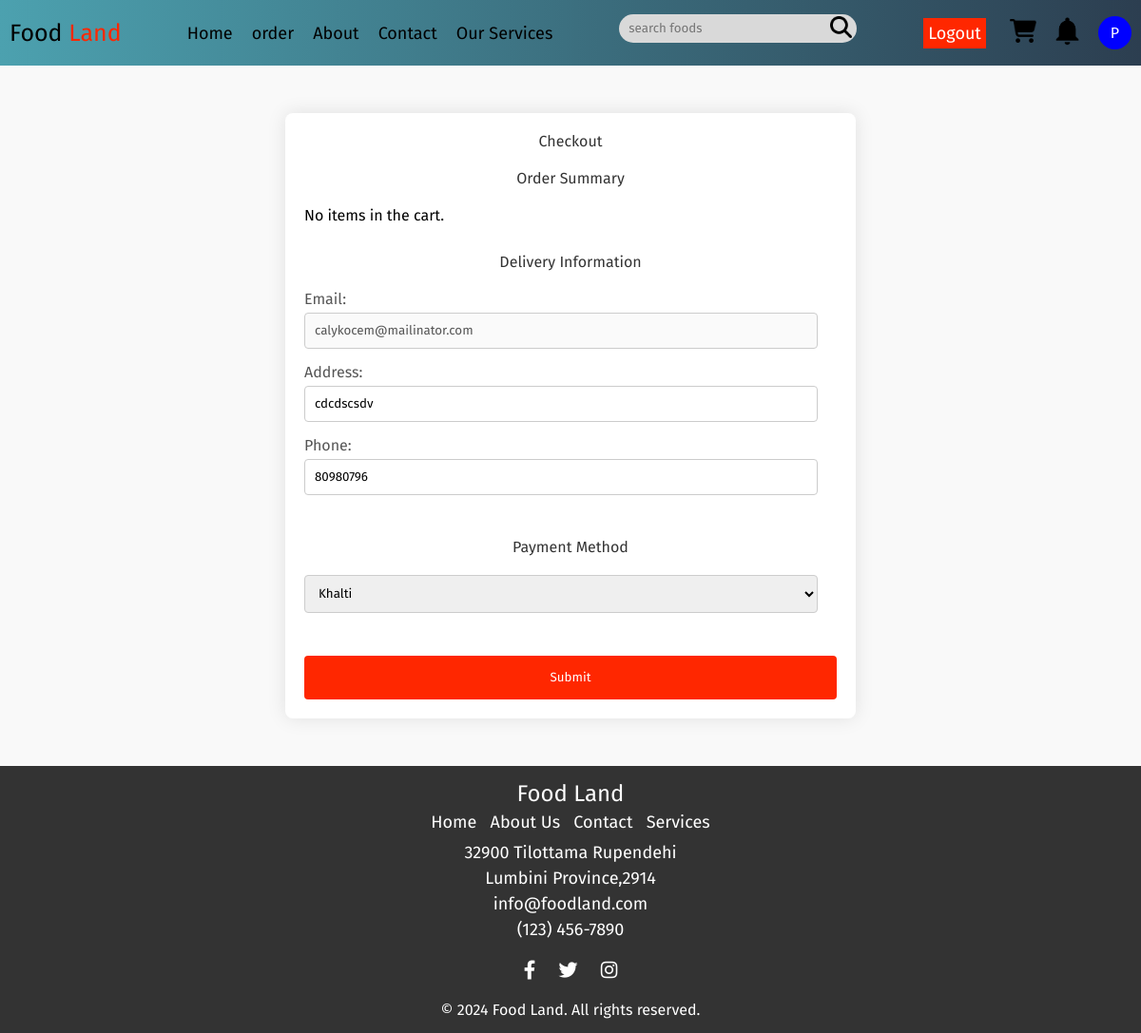
The page /services/checkOutOrders.php (signed in) on the database as committed earlier.
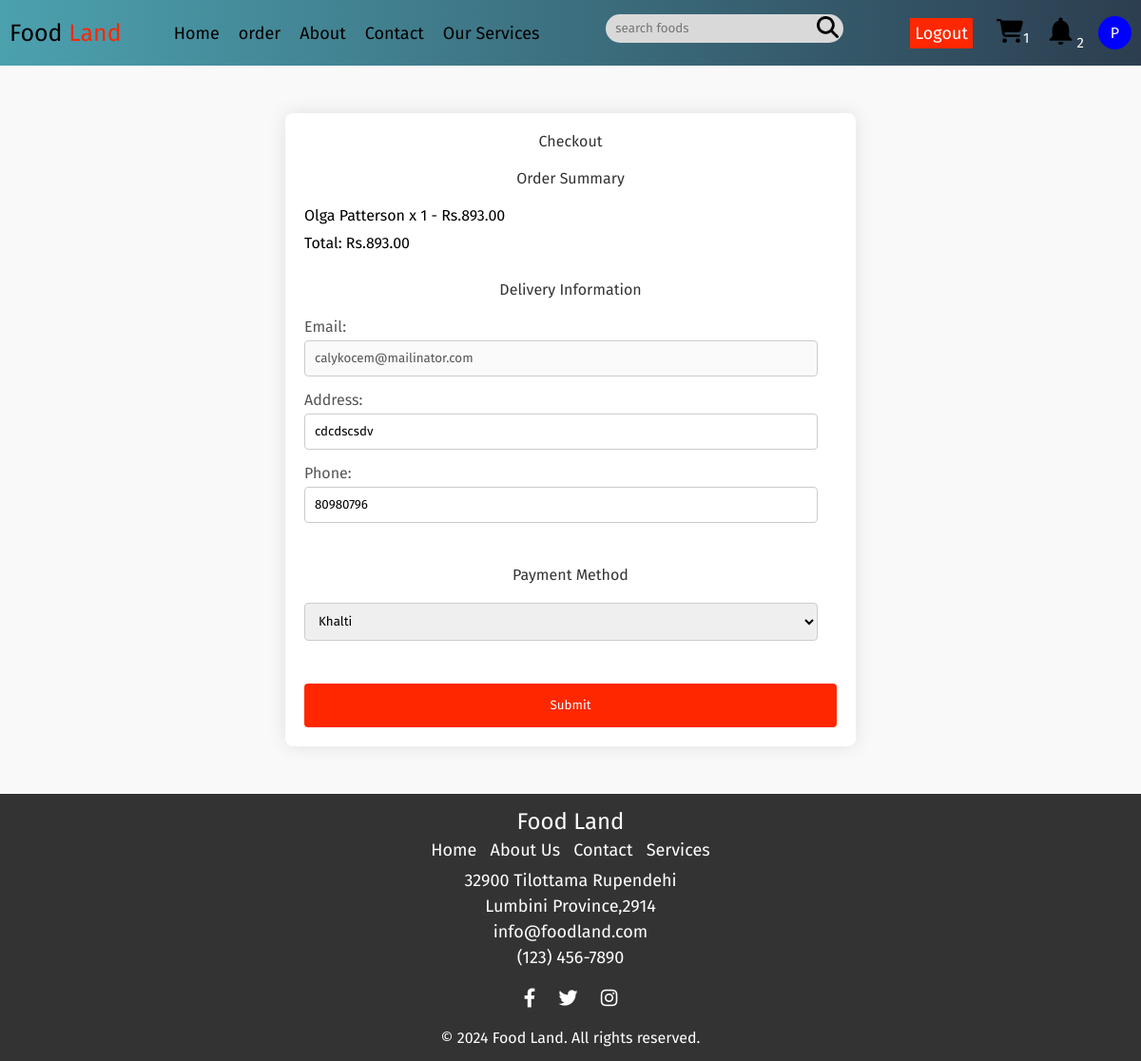
The same page on the database as committed later.
### tables this page shows
CREATE TABLE `carts` (
  `id` varchar(100) NOT NULL DEFAULT uuid(),
  `userid` varchar(100) NOT NULL,
  `pid` varchar(100) NOT NULL,
  `name` varchar(100) NOT NULL,
  `price` int(10) NOT NULL,
  `quantity` int(10) NOT NULL,
  `image` varchar(100) NOT NULL
);

### services/checkOutOrders.php (the view, shortened to what the changed rows need)
<?php
include('../components/fetchdata.php');
$sql = "SELECT * FROM users WHERE id='$userId'";
$checkquery = mysqli_query($conn, $sql);
?>
<!DOCTYPE html>
<html lang="en">
<head>
</head>
<body>
    <?php include ('../components/navbar.php');?>
    <div class="checkoutcontainer">
        <form action="" method="POST">
            <section class="order-summary checkoutsection">
                <div class="heading">Order Summary</div>
                <?php
                $sql = "SELECT * FROM carts WHERE userid='$userId'";
                $query = mysqli_query($conn, $sql);
                if ($query && mysqli_num_rows($query) > 0) {
                    $totalCost = 0;
                    while ($fetchProduct = mysqli_fetch_assoc($query)) {
                        $productName = $fetchProduct['name'];
                        $quantity = $fetchProduct['quantity'];
                        $price = $fetchProduct['price'];
                        $subtotal = $quantity * $price;
                        $totalCost += $subtotal;
                        echo "<p>$productName x $quantity - Rs." . number_format($subtotal, 2) . "</p>";
                    }
                    echo "<p>Total: Rs." . number_format($totalCost, 2) . "</p>";
                } else {
                    echo "<p>No items in the cart.</p>";
                }
                ?>
            </section>
        </form>
    </div>
    <?php include ('../components/footer.php');?>
</body>
</html>

### components/navbar.php (shortened to what the changed rows need)
<!DOCTYPE html>
<html lang="en">
<head>
</head>
<body>
    <?php
    require('../components/fetchdata.php');
    ?>
    <div style="display: flex; margin:0 auto;background: linear-gradient(90deg, #4ca1af, #2c3e50);">
        <nav>
            <div class="right_nav">
                <ul class='user'>
                    <li>
                <?php
    if(!isset($userId)){
        echo '<a href="../pages/cart.php"><img src="../assets/cart.png" alt="cart_icon" style="height:25px;" id="toggle_cart"></a>';
    } else {
        echo '<a href="../pages/cart.php"><img src="../assets/cart.png" alt="cart_icon" style="height:25px;" id="toggle_cart"></a>';
        $sql = mysqli_query($conn, "select * from `carts` where userid='$userId'");
$row_count = mysqli_num_rows($sql);
if ($row_count > 0) {
    echo "<span style='color:white;font-size:15px;'>$row_count</span>";
} else {
    echo "";
}
    }
?>  </li>
         <li>
            <?php
              if(isset($userId)){
              echo' <a href="../pages/notification.php"><img src="../assets/notification.png" alt="" style="height:35px"></a>';
              $sql=mysqli_query($conn,"SELECT * from `notifications` Where userId='$userId'");
$row_count = mysqli_num_rows($sql);
if ($row_count > 0) {
    echo "<span style='color:white;font-size:15px;'>$row_count</span>";
} else {
    echo "";
}
              }
          ?>
        </li>
                </ul>
            </div>
        </nav>
    </div>
</body>

Rows that differ between the two databases and show on the page:
added carts: name "Olga Patterson", quantity "1", subtotal "893.00"
Other text that changed with them:
$row_count: (not shown) → "1"
$row_count: (not shown) → "2"
$totalCost: (not shown) → "893.00"
text no longer shown: "No items in the cart."
text now shown: "Total: Rs."
